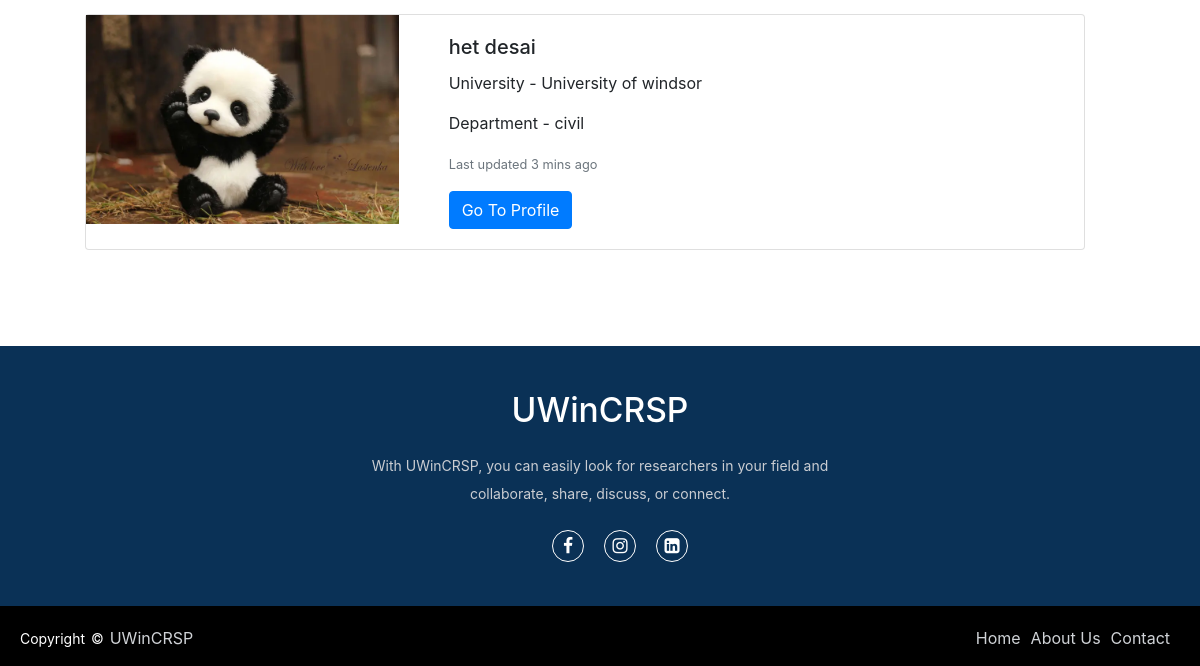
The page /account/profile/ (lower part) on the database as committed earlier.
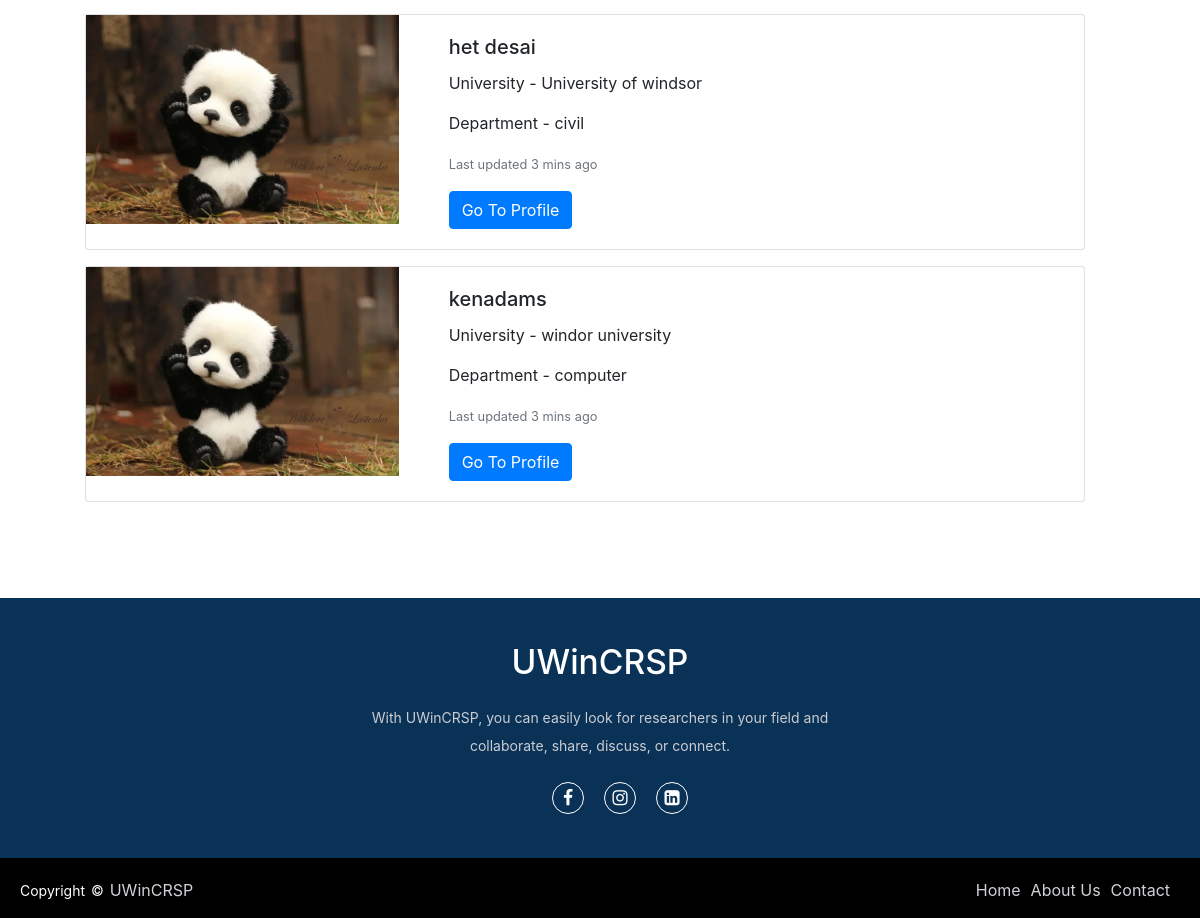
The same page on the database as committed later.
### accounts/models.py (models this page shows, shortened)
class Profile(models.Model):
    user = models.ForeignKey(User, on_delete=models.CASCADE)
    gscholar = models.URLField(max_length=200, blank=True)
    department = models.CharField(max_length=100, blank=True)
    university = models.CharField(max_length=100, blank=True)
    profile_pic = models.ImageField(upload_to='profile_pics/', blank=True, null=True)
    skills = models.ManyToManyField('Skill')
    def __str__(self):
        return self.user.username

### accounts/views.py (the view)
# urls.py: path('profile/', views.user_profile_list, name='profile_')
def user_profile_list(request):
    profile_list = Profile.objects.all()
    return render(request, 'users.html', {'profile_list':profile_list})

### accounts/templates/users.html (shortened to what this page needs)
{% extends 'base.html' %}
{% block content %}
    <div class="container">
        <ul>
            {% for profile in profile_list %}
                <div class="card mb-3" style="max-width: 1000px;">
                    <div class="row g-0">
                        <div class="col-md-4">
                            <img src="{{ profile.profile_pic }}" class="img-fluid rounded-start"
                                 alt=" Not uploaded">
                        </div>
                        <div class="col-md-8">
                            <div class="card-body">
                                <h5 class="card-title">{{ profile }}</h5>
                                <p class="card-text">University - {{ profile.university }}</p>
                                <p class="card-text">Department - {{ profile.department }}</p>
                                <p class="card-text"><small class="text-muted">Last updated 3 mins ago</small></p>
                                <a href="{{ profile }}" class="btn btn-primary stretched-link">Go To Profile</a>
                            </div>
                        </div>
                    </div>
                </div>
            {% endfor %}
        </ul>
    </div>
{% endblock %}

### accounts/templates/base.html (shortened to what this page needs)
{% load static %}
<!DOCTYPE html>
<html lang="en">
  <head>
    <link
      rel="stylesheet"
      href="https://maxcdn.bootstrapcdn.com/bootstrap/4.0.0/css/bootstrap.min.css"
    />
    <link
      rel="stylesheet"
      href="https://use.fontawesome.com/releases/v5.8.2/css/all.css"
    />
    <link rel="stylesheet" href="https://cdnjs.cloudflare.com/ajax/libs/font-awesome/4.7.0/css/font-awesome.min.css"/>
    <link rel='stylesheet' href='https://cdn.jsdelivr.net/npm/bootstrap-icons@1.7.2/font/bootstrap-icons.css'>
  </head>
  <body>
    <div>
      {% block content %}
      {% endblock %}
    </div>
<footer>
  <div class="footer-content">
    <h3>UWinCRSP</h3>
    <p>With UWinCRSP, you can easily look for researchers in your field and collaborate, share, discuss, or connect.</p>
    <ul class="socials">
        <li><a href="https://www.facebook.com/UWindsor/"><i class="fa fa-facebook"></i></a></li>
        <li><a href="https://www.instagram.com/uwindsor/"><i class="fa fa-instagram"></i></a></li>
        <li><a href="https://www.linkedin.com/school/uwindsor/"><i class="fa fa-linkedin-square"></i></a></li>
    </ul>
</div>
<div class="footer-bottom">
    <p>copyright &copy; <a href="#">UWinCRSP</a>  </p>
            <div class="footer-menu">
              <ul class="f-menu">
                <li><a href="{% url 'index' %}">Home</a></li>
                <li><a href="{% url 'aboutUs'%}">About Us</a></li>
                <li><a href="">Contact</a></li>
              </ul>
            </div>
</div>
</footer>
</body>
</html>

### accounts/templates/base.html (style rules this page uses)
footer { margin: 0; padding: 0; box-sizing: border-box; position: relative; top: 80px; bottom: 0; left: 0; right: 0; background: #012950f5; height: auto; width: 100vw; padding-top: 40px; color: #fff; }
.footer-content { display: flex; align-items: center; justify-content: center; flex-direction: column; text-align: center; }
.footer-content h3 { font-size: 2.1rem; font-weight: 500; text-transform: capitalize; line-height: 3rem; }
.footer-content p { max-width: 500px; margin: 10px auto; line-height: 28px; font-size: 14px; color: #cacdd2; justify-content: center; text-align: center; }
.socials { list-style: none; display: flex; align-items: center; justify-content: center; margin: 1rem 0 3rem 0; }
.socials li { margin: 0 10px; }
.socials a { text-decoration: none; color: #fff; border: 1.1px solid white; padding: 5px; border-radius: 50%; }
.socials a i { font-size: 1.1rem; width: 20px; transition: color .4s ease; }
.footer-bottom { background: #000; width: 100vw; padding: 20px; padding-bottom: 40px; text-align: center; }
.footer-bottom p { float: left; font-size: 14px; word-spacing: 2px; text-transform: capitalize; }
.footer-bottom p a { color:#cfd2d6; font-size: 16px; text-decoration: none; }
.footer-menu { float: right; }
.footer-menu ul { display: flex; }
.footer-menu ul li { padding-right: 10px; display: block; }
.footer-menu ul li a { color: #cfd2d6; text-decoration: none; }
a { transition: all 0.3s; }
p { text-justify: auto; text-align: justify; }

Rows that differ between the two databases and show on the page:
added Profile: profile_pic (picture), user.username "kenadams", university "windor university", department "computer"
